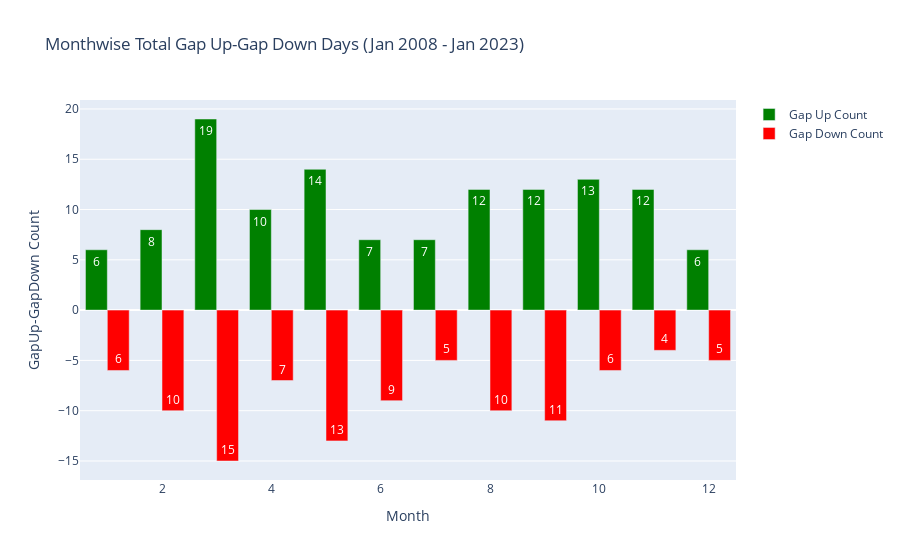

The notebook cell this image was saved under:
### Code cell
gap_up_days_count = go.Bar(x=gap_up_down_days_monthly_df['Month'],
                        y=gap_up_down_days_monthly_df['Gap Up'],
                        name ='Gap Up Count',
                        marker_color='green',
                        text=gap_up_down_days_monthly_df['Gap Up'].values.round(2),
                        textposition='auto'
                       )


gap_down_days_count = go.Bar(x=gap_up_down_days_monthly_df['Month'],
                        y=(-1)*gap_up_down_days_monthly_df['Gap Down'], #inverting the gap down days
                        name ='Gap Down Count',
                        marker_color='red',
                        text=gap_up_down_days_monthly_df['Gap Down'].values.round(2),
                        textposition='auto'                           
                       )


fig = go.Figure(data=[gap_up_days_count, gap_down_days_count])

fig.update_layout(title="Monthwise Total Gap Up-Gap Down Days (Jan 2008 - Jan 2023)",
                  xaxis_title='Month',
                  yaxis_title='GapUp-GapDown Count')

fig.show()

### Figure 1 — Plotly figure (JSON) as saved in the notebook; plotly's stock layout.template omitted (floating-point values rounded to 4 significant figures)
{"data": [{"marker": {"color": "green"}, "name": "Gap Up Count", "text": [6, 8, 19, 10, 14, 7, 7, 12, 12, 13, 12, 6], "textposition": "auto", "type": "bar", "x": [1, 2, 3, 4, 5, 6, 7, 8, 9, 10, 11, 12], "y": [6, 8, 19, 10, 14, 7, 7, 12, 12, 13, 12, 6]}, {"marker": {"color": "red"}, "name": "Gap Down Count", "text": [6, 10, 15, 7, 13, 9, 5, 10, 11, 6, 4, 5], "textposition": "auto", "type": "bar", "x": [1, 2, 3, 4, 5, 6, 7, 8, 9, 10, 11, 12], "y": [-6, -10, -15, -7, -13, -9, -5, -10, -11, -6, -4, -5]}], "layout": {"title": {"text": "Monthwise Total Gap Up-Gap Down Days (Jan 2008 - Jan 2023)"}, "xaxis": {"title": {"text": "Month"}}, "yaxis": {"title": {"text": "GapUp-GapDown Count"}}}}
